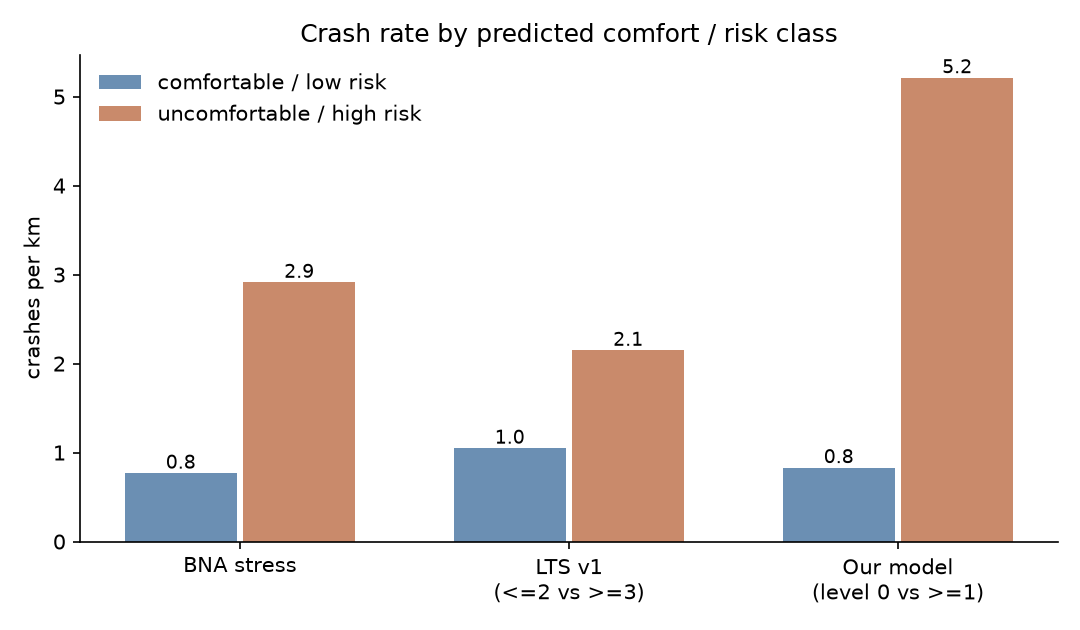
#> input picture output/bna_compare.png, 1080 x 630 px
$ python 12_demo_slides.py
#> lines starting #> are read from the running program, lines starting #| are printed output that depends on the picture
"""Build the 2-slide backup demo deck (python-pptx, text boxes + images only).

Output: slides/ridescore_crash_risk_demo.pptx
Also writes a layout-check preview (PIL mock render with DejaVu Sans, which is
~10% wider than Arial, so it is a conservative fit test) to
slides/preview/slide{1,2}_mock.png. The mock is NOT a real PowerPoint render.
"""
from pathlib import Path

from PIL import Image, ImageDraw, ImageFont
from pptx import Presentation
from pptx.dml.color import RGBColor
from pptx.enum.text import MSO_ANCHOR, MSO_AUTO_SIZE
from pptx.oxml.ns import qn
from pptx.util import Emu, Inches, Pt

ROOT = Path(__file__).resolve().parents[1]
OUT = ROOT / "slides" / "ridescore_crash_risk_demo.pptx"
PREVIEW_DIR = ROOT / "slides" / "preview"
BNA_IMG = ROOT / "output" / "bna_compare.png"
MAP_IMG = ROOT / "output" / "lts_disagreement_map.png"

W_IN, H_IN = 13.333, 7.5
INK = "1f2937"
MUTED = "4b5563"
ACCENT = "C2410C"
FONT = "Arial"
M = 0.5  # outer margin (in), >= 0.4
BODY = 17

# ---- paragraph spec: dict(runs=[(text, opts)], size, bullet, before) ---------
# run opts: b (bold), a (accent colour), size (override), c (colour hex)


def P(*runs, size=BODY, bullet=False, before=0, color=INK):
    rr = []
    for r in runs:
        if isinstance(r, str):
            rr.append((r, {}))
        else:
            rr.append(r)
    return dict(runs=rr, size=size, bullet=bullet, before=before, color=color)


def B(t, **kw):
    return (t, dict(b=True, **kw))


def A(t, **kw):  # accent number
    return (t, dict(b=True, a=True, **kw))


SLIDES = []

# ============================ SLIDE 1 =========================================
img_w1 = 6.33
img_h1 = img_w1 * 630 / 1080
s1 = dict(
    boxes=[
        (M, 0.4, W_IN - 2 * M, 0.65, [P(B("Calm on the map, crashes on the street"), size=32)]),
        (M, 1.08, W_IN - 2 * M, 0.7, [P(
            "Checking RideScore DC's LTS & BNA against 5 years of DC bike crashes "
            "· Challenge 1 (ideas 4.3 + 4.2)", size=16)]),
        (M, 1.8, W_IN - 2 * M, 0.35, [P("Yuvraj Gupta · github.com/YuvrajGupta1808/CivicTech",
                                         size=14, color=MUTED)]),
        (M, 2.35, 5.6, 4.7, [
            P(B("Problem: "),
              "RideScore colours DC streets by design (LTS). Nobody had checked those "
              "colours against where cyclists actually crash."),
            P(B("What we did: "),
              "Joined 3,089 bike crashes (Crashes in DC, 2021–2026) to 19,554 DDOT blocks. "
              "Trained a crash model on OSM + DDOT street design (OSM↔DDOT cross-attention "
              "+ boosting + safety-performance formula). Tested only on wards it never saw.",
              before=12),
            P(B("Finding: "), "the 10% of blocks our model ranks riskiest hold ",
              A("44%", size=24), " of crashes. LTS: ", B("13%"), ". BNA: ", B("18%"),
              ". Random: ", B("10%"), ".", before=12),
        ]),
        (6.5, 2.35 + img_h1 + 0.1, img_w1, 0.4, [P(
            "Crashes per km: 'comfortable' vs 'uncomfortable' streets", size=14, color=MUTED)]),
    ],
    images=[(BNA_IMG, 6.5, 2.35, img_w1, img_h1)],
)
SLIDES.append(s1)

# ============================ SLIDE 2 =========================================
img_h2 = 5.35
img_w2 = img_h2 * 823 / 1076
rx = M + img_w2 + 0.45
s2 = dict(
    boxes=[
        (M, 0.4, W_IN - 2 * M, 0.65, [P(B("Where LTS says calm, crashes say otherwise"), size=32)]),
        (rx, 1.2, W_IN - M - rx, 5.4, [
            P(B("Evidence")),
            P("Streets LTS calls calm but our model flags: ", A("4%"), " of the network, ",
              A("15%"), " of all bike crashes (5.3 crashes/km, same as streets both call risky).",
              bullet=True, before=3),
            P("Worst block in DC: 14th St NW at Irving St, LTS 1 with a protected lane, ",
              A("18 crashes"), " in 5 years.", bullet=True, before=3),
            P(B("Honest limits"), before=12),
            P("No ridership data: this shows where crashes happen, not danger per ride "
              "(busy bike routes get more crashes). Wards 7–8 lose ~20% of crashes in the "
              "data match.", before=3),
            P(B("Next steps for RideScore"), before=12),
            P("Add a crash layer next to LTS, not instead of it.", bullet=True, before=3),
            P("Add bike counts to separate busy from dangerous.", bullet=True, before=3),
            P("Fix Ward 7–8 crash matching.", bullet=True, before=3),
            P("Per-segment scores ready: crash_risk_by_segment.parquet.", bullet=True, before=3),
        ]),
        (M, 6.7, W_IN - 2 * M, 0.35, [P(
            "Data: © OpenStreetMap contributors (ODbL); DDOT, MPD Crashes in DC (CC BY 4.0)",
            size=14, color=MUTED)]),
    ],
    images=[(MAP_IMG, M, 1.2, img_w2, img_h2)],
)
SLIDES.append(s2)


# ============================ pptx build ======================================
def rgb(h):
    return RGBColor.from_string(h.upper())


def build():
    prs = Presentation()
    prs.slide_width = Inches(W_IN)
    prs.slide_height = Inches(H_IN)
    blank = prs.slide_layouts[6]
    for spec in SLIDES:
        slide = prs.slides.add_slide(blank)
        slide.background.fill.solid()
        slide.background.fill.fore_color.rgb = rgb("FFFFFF")
        for path, x, y, w, h in spec["images"]:
            slide.shapes.add_picture(str(path), Inches(x), Inches(y), Inches(w), Inches(h))
        for x, y, w, h, paras in spec["boxes"]:
            tb = slide.shapes.add_textbox(Inches(x), Inches(y), Inches(w), Inches(h))
            tf = tb.text_frame
            tf.word_wrap = True
            tf.auto_size = MSO_AUTO_SIZE.NONE
            tf.vertical_anchor = MSO_ANCHOR.TOP
            tf.margin_left = tf.margin_right = tf.margin_top = tf.margin_bottom = 0
            for i, para in enumerate(paras):
                p = tf.paragraphs[0] if i == 0 else tf.add_paragraph()
                if para["before"]:
                    p.space_before = Pt(para["before"])
                if para["bullet"]:
                    pPr = p._p.get_or_add_pPr()
                    pPr.set("marL", str(Inches(0.25)))
                    pPr.set("indent", str(-Inches(0.25)))
                    bu = pPr.makeelement(qn("a:buChar"), {"char": "•"})
                    pPr.append(bu)
                for text, o in para["runs"]:
                    r = p.add_run()
                    r.text = text
                    f = r.font
                    f.name = FONT
                    f.size = Pt(o.get("size", para["size"]))
                    f.bold = bool(o.get("b"))
                    f.color.rgb = rgb(ACCENT if o.get("a") else o.get("c", para["color"]))
    OUT.parent.mkdir(parents=True, exist_ok=True)
    prs.save(OUT)
    print("saved", OUT)


# ============================ mock preview / fit check ========================
FONT_DIR = Path(__import__("matplotlib").__file__).parent / "mpl-data" / "fonts" / "ttf"
PPI = 100  # px per inch in the mock


def pil_font(size_pt, bold):
    f = FONT_DIR / ("DejaVuSans-Bold.ttf" if bold else "DejaVuSans.ttf")
    return ImageFont.truetype(str(f), max(1, round(size_pt / 72 * PPI)))


def layout_box(draw, x, y, w, h, paras, slide_no):
    """Greedy word wrap with per-run fonts; returns bottom y (in) of text."""
    cur = y * PPI
    for para in paras:
        cur += para["before"] / 72 * PPI
        indent = 0.25 * PPI if para["bullet"] else 0
        maxw = w * PPI - indent
        # tokens: (word_with_trailing_space, font, colour, size)
        toks = []
        for text, o in para["runs"]:
            size = o.get("size", para["size"])
            font = pil_font(size, o.get("b"))
            col = "#" + (ACCENT if o.get("a") else o.get("c", para["color"]))
            parts = text.split(" ")
            for k, wd in enumerate(parts):
                tail = " " if k < len(parts) - 1 else ""
                if wd == "" and tail == "":
                    continue
                toks.append((wd + tail, font, col, size))
        lines, line, lw = [], [], 0
        for t in toks:
            tw = t[1].getlength(t[0].rstrip(" "))
            full = t[1].getlength(t[0])
            if line and lw + tw > maxw:
                lines.append(line)
                line, lw = [], 0
            line.append(t)
            lw += full
        if line:
            lines.append(line)
        for ln in lines:
            sz = max(t[3] for t in ln)
            lh = sz * 1.2 / 72 * PPI
            if para["bullet"] and ln is lines[0]:
                draw.text((x * PPI + 4, cur + (lh - sz / 72 * PPI) * 0.3), "•",
                          font=pil_font(para["size"], False), fill="#" + INK)
            xx = x * PPI + indent
            base = cur + (lh - sz / 72 * PPI) * 0.3
            for wd, font, col, s in ln:
                draw.text((xx, base + (sz - s) / 72 * PPI * 0.8), wd, font=font, fill=col)
                xx += font.getlength(wd)
            cur += lh
    bottom = cur / PPI
    if bottom > y + h + 1e-6:
        print(f"  !! slide {slide_no}: text overflows box at y={y}: bottom {bottom:.2f} > {y + h:.2f}")
    return bottom


def preview():
    PREVIEW_DIR.mkdir(parents=True, exist_ok=True)
    for n, spec in enumerate(SLIDES, 1):
        im = Image.new("RGB", (round(W_IN * PPI), round(H_IN * PPI)), "white")
        d = ImageDraw.Draw(im)
        for path, x, y, w, h in spec["images"]:
            pic = Image.open(path).convert("RGB").resize((round(w * PPI), round(h * PPI)))
            im.paste(pic, (round(x * PPI), round(y * PPI)))
        rects = []
        for x, y, w, h, paras in spec["boxes"]:
            bottom = layout_box(d, x, y, w, h, paras, n)
            print(f"slide {n}: box y={y:.2f}-{y + h:.2f} text bottom {bottom:.2f} "
                  f"(slack {y + h - bottom:+.2f} in)")
            rects.append((x, y, w, max(h, 0) if bottom <= y + h else bottom - y))
        # overlap + margin checks (box rects and images)
        items = [(x, y, w, h) for _, x, y, w, h in spec["images"]] + [
            (x, y, w, h) for x, y, w, h, _ in spec["boxes"]]
        for i, a in enumerate(items):
            if a[0] < 0.4 or a[1] < 0.4 or a[0] + a[2] > W_IN - 0.4 or a[1] + a[3] > H_IN - 0.4:
                print(f"  !! slide {n}: item {a} violates 0.4in margin")
            for b in items[i + 1:]:
                if a[0] < b[0] + b[2] and b[0] < a[0] + a[2] and a[1] < b[1] + b[3] and b[1] < a[1] + a[3]:
                    print(f"  !! slide {n}: overlap {a} vs {b}")
        im.save(PREVIEW_DIR / f"slide{n}_mock.png")


if __name__ == "__main__":
    build()
#> (the call stopped at in build, `prs = Presentation()`: pptx is not available in this run)
    preview()
#> in preview, `im = Image.new("RGB", (round(W_IN * PPI), round(H_IN * PPI)), "white")`: im: PIL image 1333x750 RGB; every value is 255
#> in preview, `pic = Image.open(path).convert("RGB").resize((round(w * PPI), round(h ..`:
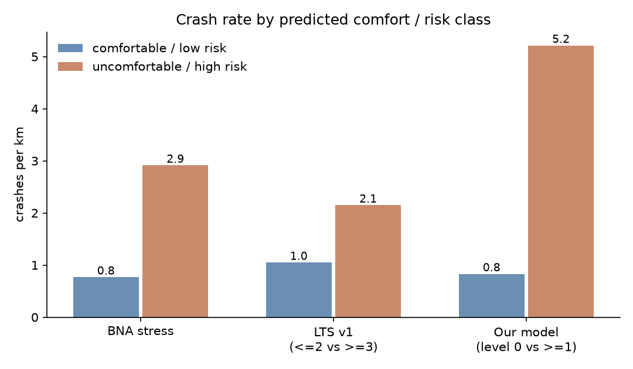
#> pic: PIL image 633x369 RGB; mean R, G, B 236.6, 228.5, 225.2
#> in preview, `im.paste(pic, (round(x * PPI), round(y * PPI)))`:
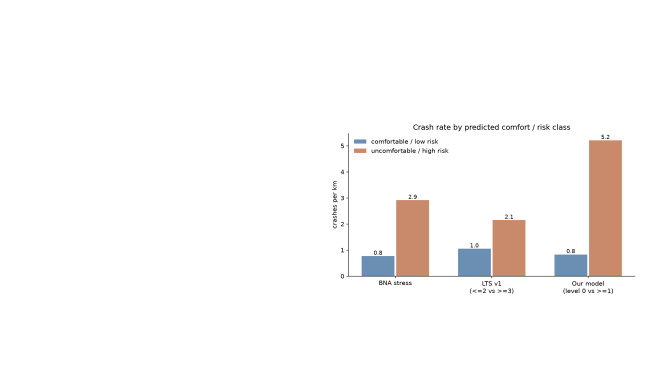
#> im: PIL image 1333x750 RGB (shown at 1/2 size); mean R, G, B 250.7, 248.8, 248
#> the loop in preview, `for x, y, w, h, paras in spec["boxes"]:` made 5 passes
#> bottom on passes 1 to 5: 0.933, 1.35, 2.03, 6.48, 6.38
#| slide 1: box y=0.40-1.05 text bottom 0.93 (slack +0.12 in)
#| slide 1: box y=1.08-1.78 text bottom 1.35 (slack +0.43 in)
#| slide 1: box y=1.80-2.15 text bottom 2.03 (slack +0.12 in)
#| slide 1: box y=2.35-7.05 text bottom 6.48 (slack +0.57 in)
#| slide 1: box y=6.14-6.54 text bottom 6.38 (slack +0.17 in)
#> after the loop in preview, `for x, y, w, h, paras in spec["boxes"]:`: rects = [(0.5, 0.4, 12.33, 0.65), (0.5, 1.08, 12.33, 0.7), (0.5, 1.8, 12.33, 0.35), (0.5, 2.35, 5.6, 4.7), (6.5, 6.14, 6.33, 0.4)]
#> in preview, `im.save(PREVIEW_DIR / f"slide{n}_mock.png")`:
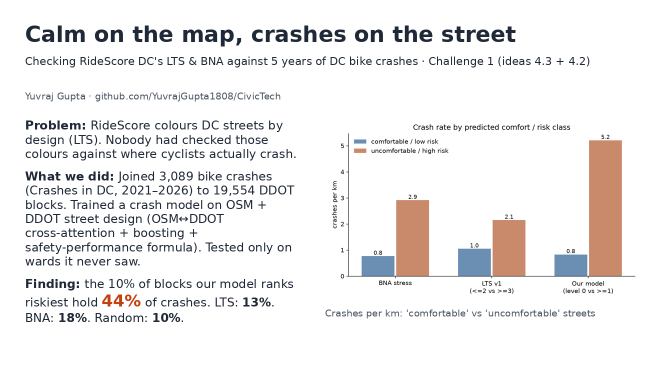
#> saved as slide1_mock.png: PIL image 1333x750 RGB (shown at 1/2 size); mean R, G, B 239.5, 238, 237.9
#> pass 2 of the loop in preview, `for n, spec in enumerate(SLIDES, 1):`:
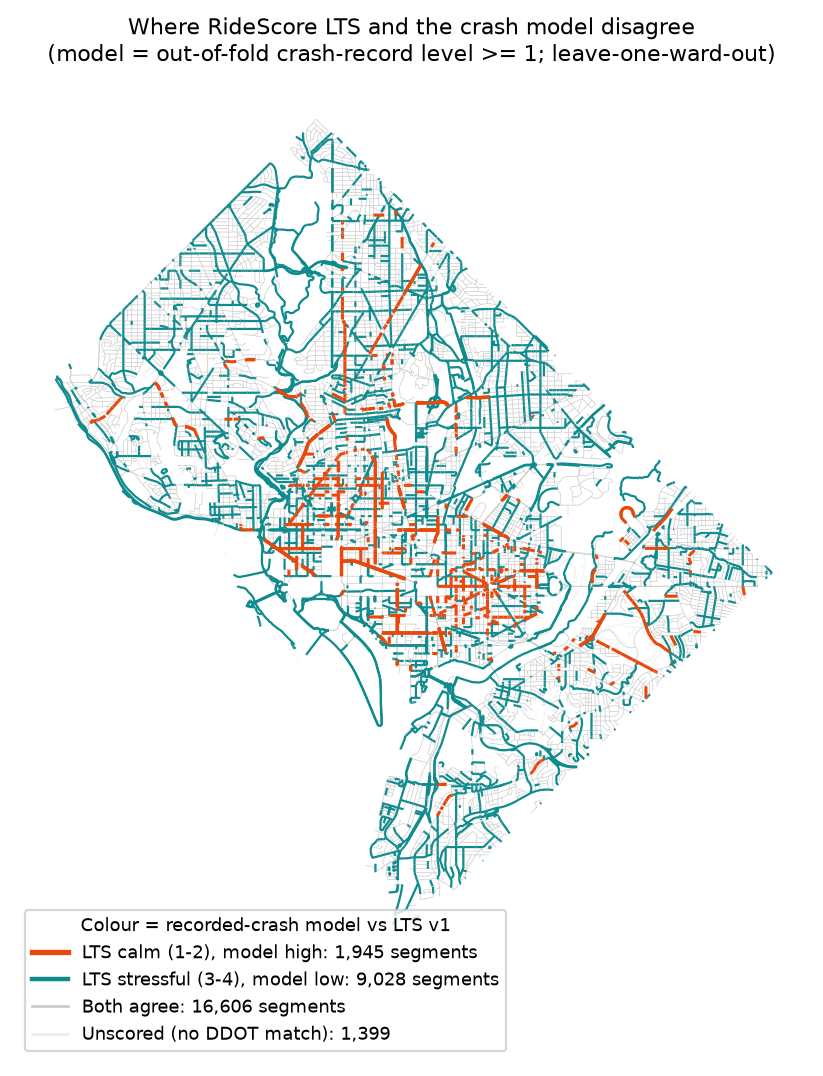
#> input picture output/lts_disagreement_map.png, 823 x 1076 px
#> pic: PIL image 409x535 RGB
#> in preview, `im.paste(pic, (round(x * PPI), round(y * PPI)))`:
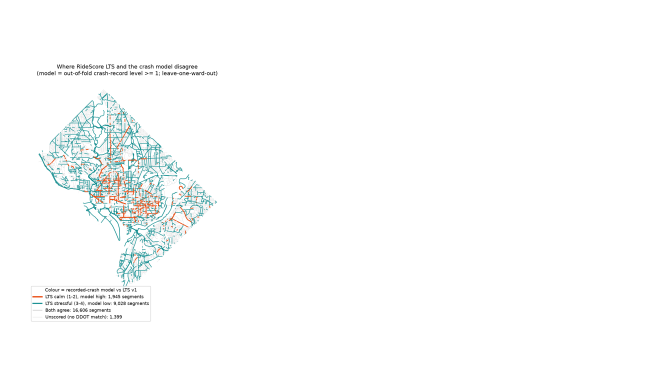
#> im: PIL image 1333x750 RGB (shown at 1/2 size); mean R, G, B 250.8, 251.9, 251.8
#> the loop in preview, `for x, y, w, h, paras in spec["boxes"]:` made 3 passes
#> bottom on passes 1 to 3: 0.933, 6.08, 6.93
#> (printed output is left out)
#> after the loop in preview, `for x, y, w, h, paras in spec["boxes"]:`: rects = [(0.5, 0.4, 12.33, 0.65), (5.04, 1.2, 7.79, 5.4), (0.5, 6.7, 12.33, 0.35)]
#> in preview, `im.save(PREVIEW_DIR / f"slide{n}_mock.png")`:
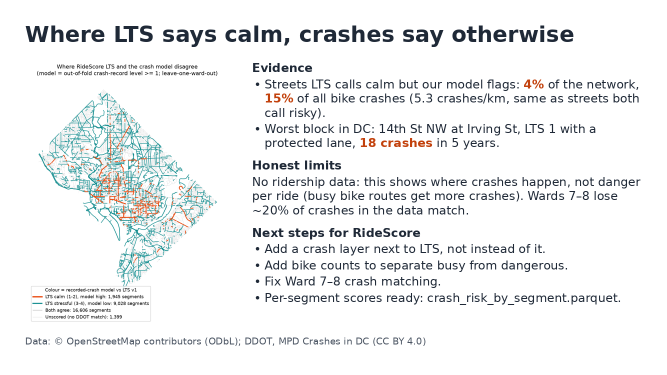
#> saved as slide2_mock.png: PIL image 1333x750 RGB (shown at 1/2 size); mean R, G, B 238.9, 240.3, 240.9
